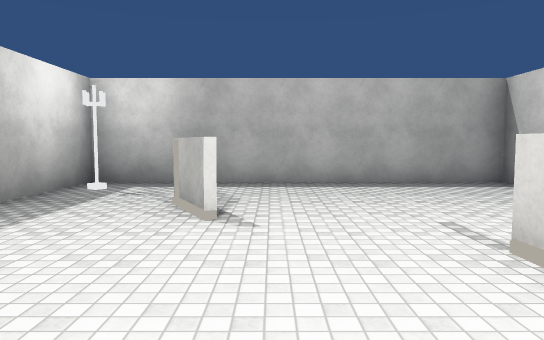
view 1 (above)

16 first-person views from a walk through a scene from a Unity 3-D project. The camera is 1.5 m above the floor, tilts 4° down and sees 70° across. The floor is counted in squares, 2 m on a side. Each view is taken from the middle of a square. On the plan, view 1 faces up. The plan holds only what a view shows up to about 12 squares ahead; the rest is blank. The place goes on beyond the plan. Door leaves are left out, so doorways stand open. Surface patterns are stand-ins for the level's own textures.

view 2
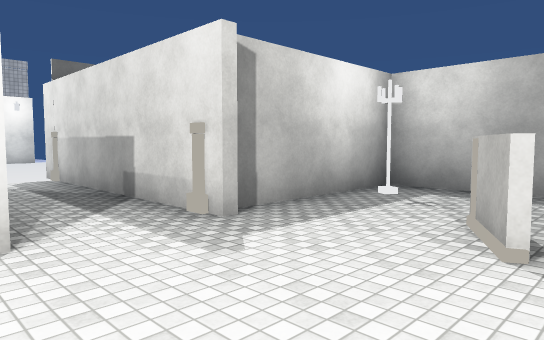

view 3
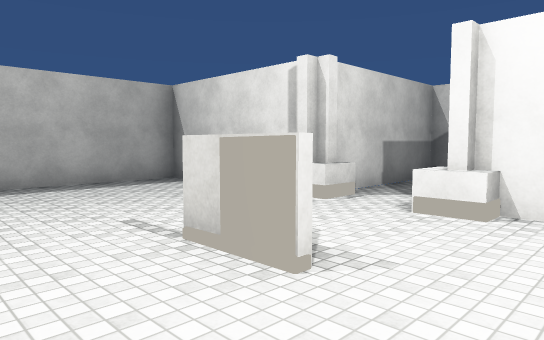

view 4
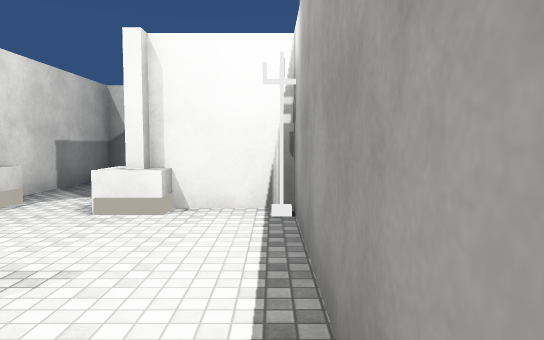

view 5
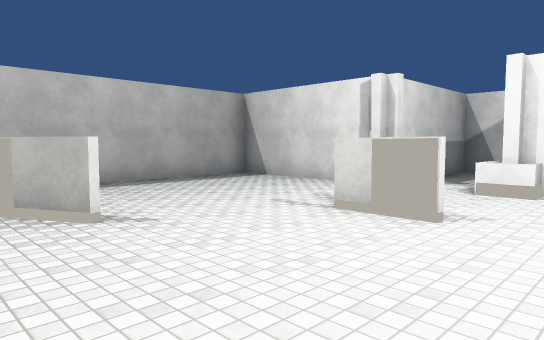

view 6
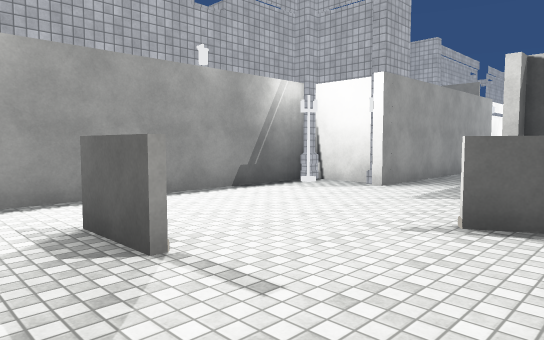

view 7
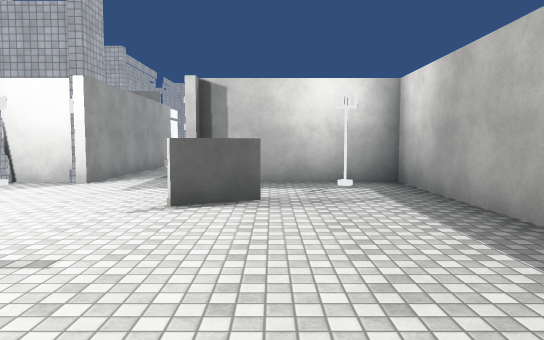

view 8
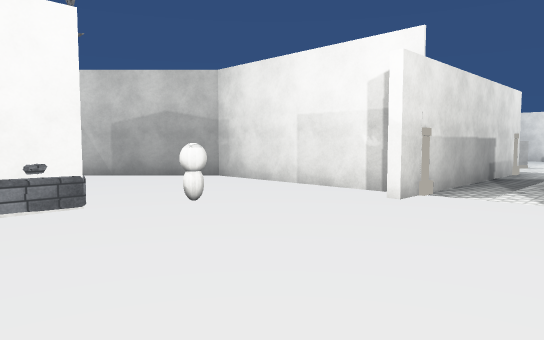

view 9
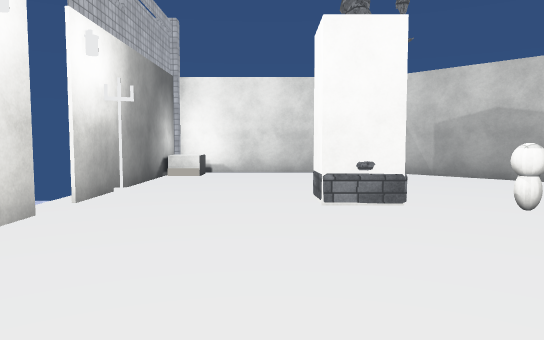

view 10
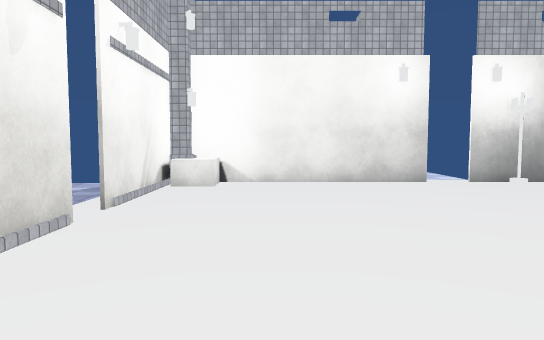

view 11
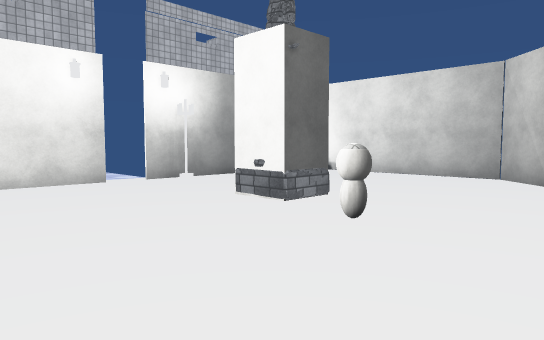

view 12
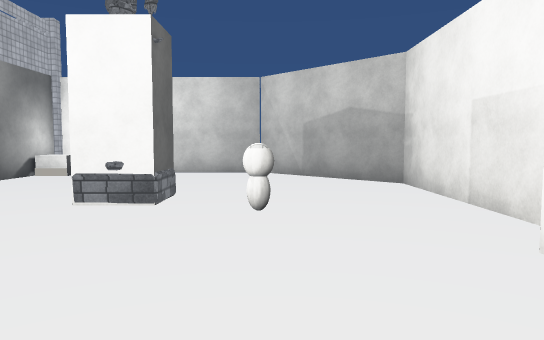

view 13
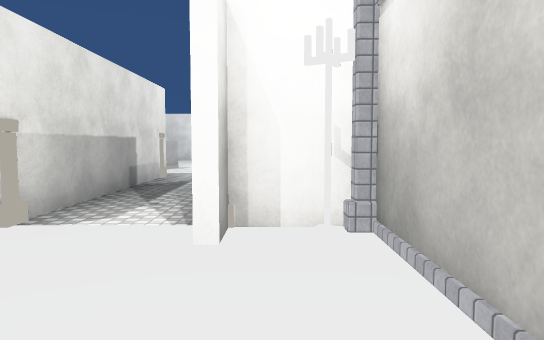

view 14
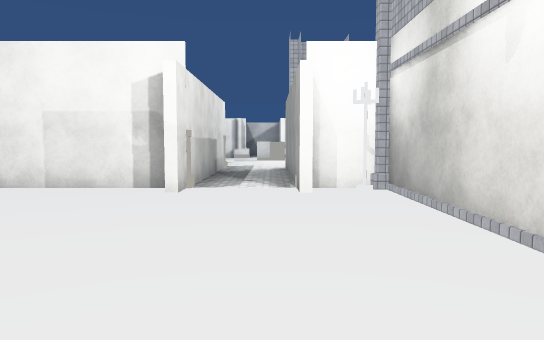

view 15
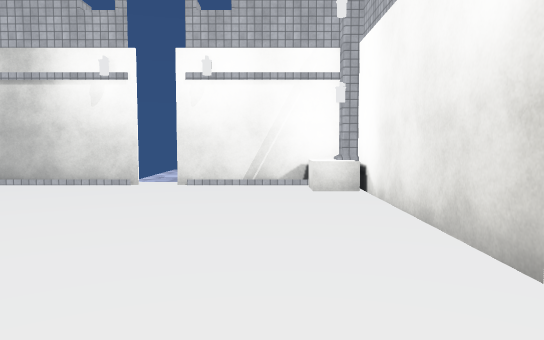

view 16
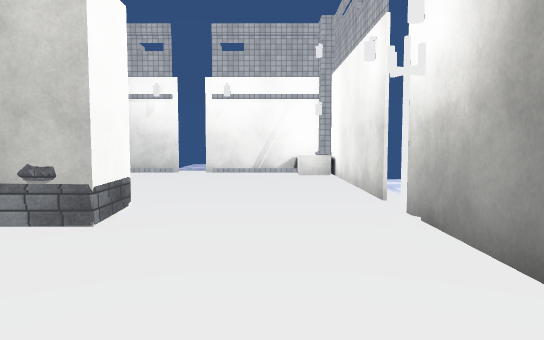

### Floor plan
Key: @ floor where view 1 was taken; # wall or solid block; x gap in a wall; . floor; D open door; L lamp; P pot; S statue; O other object.
Columns run from 17 left of view 1 to 6 right of it. Each row starts with its distance up from view 1.
 11 ######O
 10 #P.....O
  9 #.......O
  8 #........#   ##########
  7 #L.......#   #........#
  6 x...S....#   #L.......#
  5 DD....O..#   #..O.....#
  4 ##.......#####..O.....##
  3 ##......##...........PP
  2 ##.................O.PP
  1 #P......L######......P#
  0 ####D#####   #L..@...L#
 -1  ....          ######

Where each view was taken, in squares from view 1:
view 1: 0 up, 0 right, facing up
view 2: 1 up, 0 right, facing up-left
view 3: 0 up, 0 right, facing up-right
view 4: 0 up, 0 right, facing right
view 5: 0 up, 2 left, facing up-right
view 6: 5 up, 3 right, facing down-left
view 7: 5 up, 4 right, facing left
view 8: 1 up, 14 left, facing up-right
view 9: 1 up, 14 left, facing up
view 10: 2 up, 9 left, facing left
view 11: 2 up, 9 left, facing up-left
view 12: 1 up, 11 left, facing up
view 13: 1 up, 12 left, facing right
view 14: 2 up, 15 left, facing right
view 15: 7 up, 15 left, facing down
view 16: 10 up, 15 left, facing down
